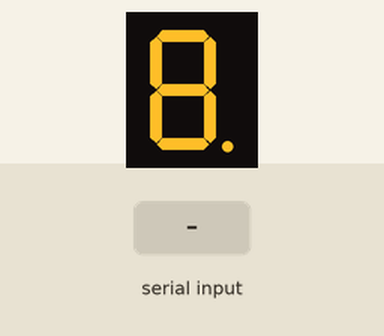
A sketch run on a simulated Arduino Uno, built with avr-gcc and run on an emulated ATmega328P. On the bench: 1-digit seven-segment display. Wiring (inferred from the names in the program): 1-digit 7-segment display, segments lit when LOW: segments pin 5, pin 9, pin 6, pin 7, pin 11, pin 8, pin 12, pin 10. Inputs (shaded band) come from the test bench. The segment pins are drawn as the display they are named for.

Above: at 1.2 s.
1.3 s: "1\n" received over Serial
At 1.8 s:
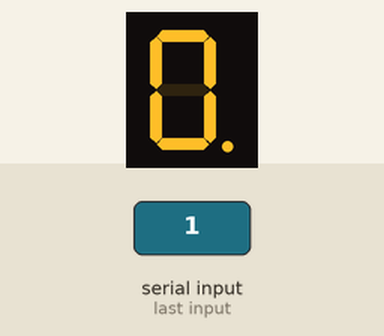
2.8 s: "0\n" received over Serial
Timing chart, 0 to 5.8 s (numbered marks = the images above; inputs shaded):
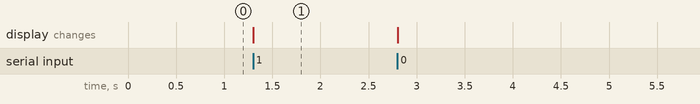

Measured:
- after the input at 1.3 s, the display: changes at once (image 1)

The sketch:

sebohacker___7segment_serial_driver.ino
```cpp
String serialInput;

int a = 12;
int b = 8;
int c = 11;
int d = 7;
int e = 6;
int f = 9;
int g = 5;
int dp = 10;

void setup() {
  pinMode(a, OUTPUT);
  pinMode(b, OUTPUT);
  pinMode(c, OUTPUT);
  pinMode(d, OUTPUT);
  pinMode(e, OUTPUT);
  pinMode(f, OUTPUT);
  pinMode(g, OUTPUT);
  pinMode(dp, OUTPUT);
  Serial.begin(9600);
}
void loop() {
  if (Serial.available() > 0) {
    serialInput = Serial.readStringUntil('\n');
    if (serialInput.charAt(0) == '1') {
      digitalWrite(a, HIGH);
    } else if (serialInput.charAt(0) == '0') {
      digitalWrite(a, LOW);
    }
    if (serialInput.charAt(1) == '1') {
      digitalWrite(b, HIGH);
    } else if (serialInput.charAt(1) == '0') {
      digitalWrite(b, LOW);
    }
    if (serialInput.charAt(2) == '1') {
      digitalWrite(c, HIGH);
    } else if (serialInput.charAt(2) == '0') {
      digitalWrite(c, LOW);
    }
    if (serialInput.charAt(3) == '1') {
      digitalWrite(d, HIGH);
    } else if (serialInput.charAt(3) == '0') {
      digitalWrite(d, LOW);
    }
    if (serialInput.charAt(4) == '1') {
      digitalWrite(e, HIGH);
    } else if (serialInput.charAt(4) == '0') {
      digitalWrite(e, LOW);
    }
    if (serialInput.charAt(5) == '1') {
      digitalWrite(f, HIGH);
    } else if (serialInput.charAt(5) == '0') {
      digitalWrite(f, LOW);
    }
    if (serialInput.charAt(6) == '1') {
      digitalWrite(g, HIGH);
    } else if (serialInput.charAt(6) == '0') {
      digitalWrite(g, LOW);
    }
    if (serialInput.charAt(7) == '1') {
      digitalWrite(dp, HIGH);
    } else if (serialInput.charAt(7) == '0') {
      digitalWrite(dp, LOW);
    }
  }
  delay(1);
}
```
